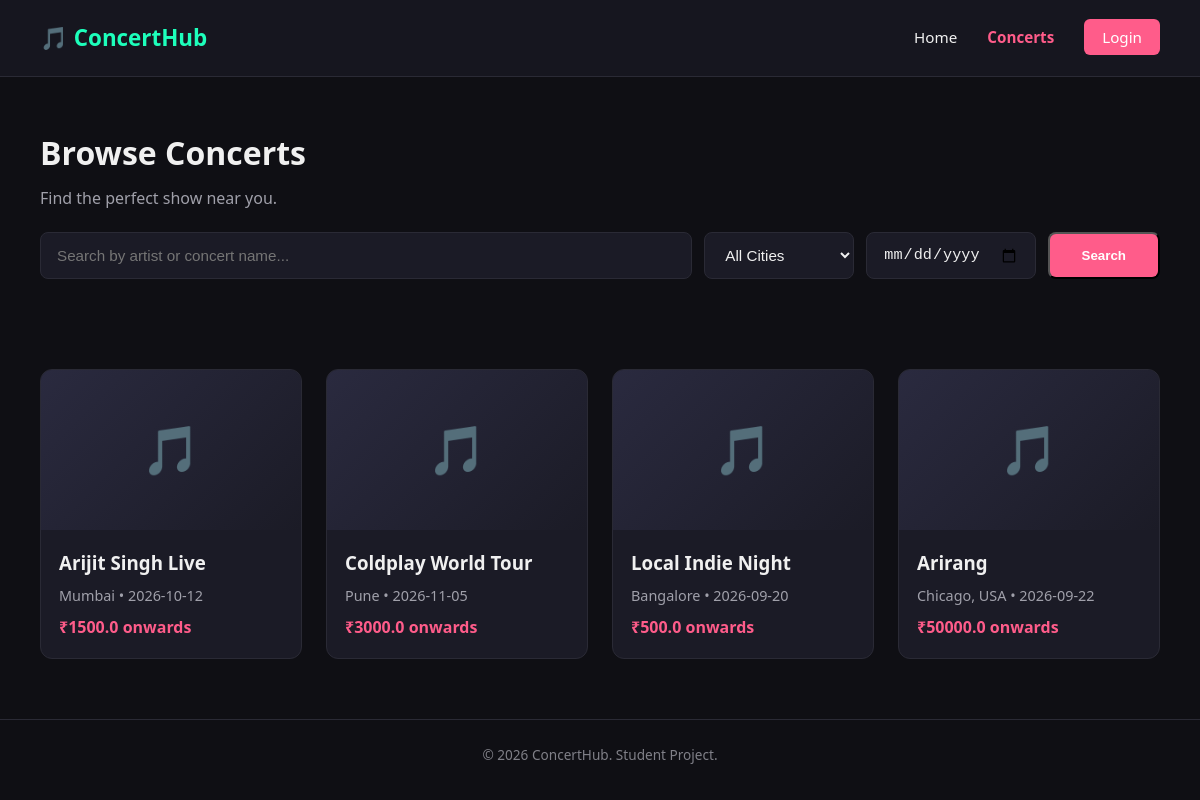
Page /concerts on the committed database.
### tables this page shows
CREATE TABLE concerts (
        id INTEGER PRIMARY KEY AUTOINCREMENT,
        artist TEXT NOT NULL,
        concert_name TEXT NOT NULL,
        venue TEXT NOT NULL,
        city TEXT NOT NULL,
        date TEXT NOT NULL,
        time TEXT NOT NULL,
        price REAL NOT NULL,
        description TEXT,
        total_seats INTEGER NOT NULL
    );

### app.py (the view)
@app.route('/concerts')
def concerts():
    search_query = request.args.get('search', '')
    city_filter = request.args.get('city', '')
    date_filter = request.args.get('date', '')
    sql = 'SELECT * FROM concerts WHERE 1=1'
    params = []
    if search_query:
        sql += ' AND (concert_name LIKE ? OR artist LIKE ?)'
        params.append(f'%{search_query}%')
        params.append(f'%{search_query}%')
    if city_filter:
        sql += ' AND city = ?'
        params.append(city_filter)
    if date_filter:
        sql += ' AND date = ?'
        params.append(date_filter)
    connection = get_db_connection()
    concerts = connection.execute(sql, params).fetchall()
    cities = connection.execute('SELECT DISTINCT city FROM concerts ORDER BY city').fetchall()
    connection.close()
    return render_template('concerts.html', concerts=concerts, cities=cities,
                            search_query=search_query, city_filter=city_filter, date_filter=date_filter)

### app.py (called while the page is built)
def get_db_connection():
    connection = sqlite3.connect('database/database.db')
    connection.row_factory = sqlite3.Row  # lets us access columns by name, not just by position
    return connection

### templates/concerts.html (shortened to what this page needs)
{% extends "base.html" %}
{% block nav_concerts %}active{% endblock %}
{% block content %}
    <section class="page-header">
        <h1>Browse Concerts</h1>
        <p>Find the perfect show near you.</p>
    </section>
    <form class="filter-bar" action="{{ url_for('concerts') }}" method="GET">
    <input type="text" name="search" placeholder="Search by artist or concert name..."
           class="filter-input" value="{{ search_query }}">
    <select name="city" class="filter-select">
        <option value="">All Cities</option>
    </select>
    <input type="date" name="date" class="filter-select" value="{{ date_filter }}">
    <button type="submit" class="btn-primary">Search</button>
</form>
    <section class="featured">
    {% if concerts|length == 0 %}
    <p class="no-bookings">No concerts found matching your search.</p>
{% else %}
    <div class="concert-grid">
    {% for concert in concerts %}
    <a href="{{ url_for('concert_details', concert_id=concert['id']) }}" class="concert-card-link">
    <div class="concert-card">
        <div class="concert-image">🎵</div>
        <div class="concert-info">
            <h3>{{ concert['concert_name'] }}</h3>
            <p class="concert-meta">{{ concert['city'] }} • {{ concert['date'] }}</p>
            <p class="concert-price">₹{{ concert['price'] }} onwards</p>
        </div>
    </div>
    </a>
        {% endfor %}
</div>
{% endif %}
    </section>
{% endblock %}

### static/css/style.css (style rules this page uses)
* { margin: 0; padding: 0; box-sizing: border-box; }
body { font-family: 'Segoe UI', Arial, sans-serif; background-color: #0f0f14; color: #f0f0f0; line-height: 1.6; }
.btn-primary { background-color: #ff5c8a; color: #fff; text-decoration: none; padding: 14px 32px; border-radius: 8px; font-weight: bold; transition: background-color 0.2s ease; }
.featured { padding: 60px 40px; }
.concert-grid { display: grid; grid-template-columns: repeat(auto-fit, minmax(260px, 1fr)); gap: 24px; }
.concert-card { background-color: #1b1b26; border-radius: 12px; overflow: hidden; border: 1px solid #2a2a35; transition: transform 0.2s ease; }
.concert-image { height: 160px; display: flex; align-items: center; justify-content: center; font-size: 3rem; background: linear-gradient(135deg, #2a2a3f, #1b1b26); }
.concert-info { padding: 18px; }
.concert-info h3 { margin-bottom: 6px; }
.concert-meta { color: #a0a0aa; font-size: 0.9rem; margin-bottom: 8px; }
.concert-price { color: #ff5c8a; font-weight: bold; }
.page-header { padding: 50px 40px 20px; }
.page-header h1 { font-size: 2rem; margin-bottom: 8px; }
.page-header p { color: #a0a0aa; }
.filter-bar { display: flex; gap: 12px; padding: 0 40px 30px; flex-wrap: wrap; }
.filter-input, .filter-select { padding: 12px 16px; border-radius: 8px; border: 1px solid #2a2a35; background-color: #1b1b26; color: #f0f0f0; font-size: 0.95rem; }
.filter-input { flex: 1; min-width: 200px; }
.concert-card-link { text-decoration: none; color: inherit; display: block; }

### rows in the picture
concerts: concert_name "Arijit Singh Live", city "Mumbai", date "2026-10-12", price "1500.0"
concerts: concert_name "Coldplay World Tour", city "Pune", date "2026-11-05", price "3000.0"
concerts: concert_name "Local Indie Night", city "Bangalore", date "2026-09-20", price "500.0"
concerts: concert_name "Arirang", city "Chicago, USA", date "2026-09-22", price "50000.0"
